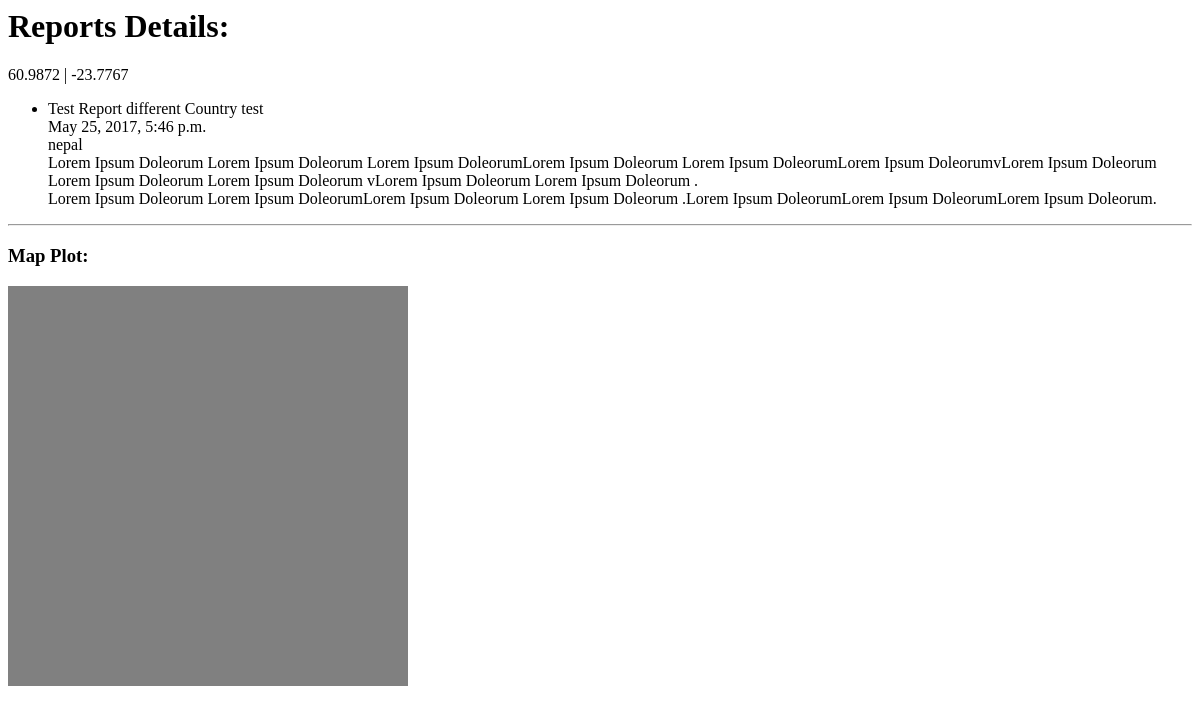
/reports/4/, run on an earlier commit of the app's database.
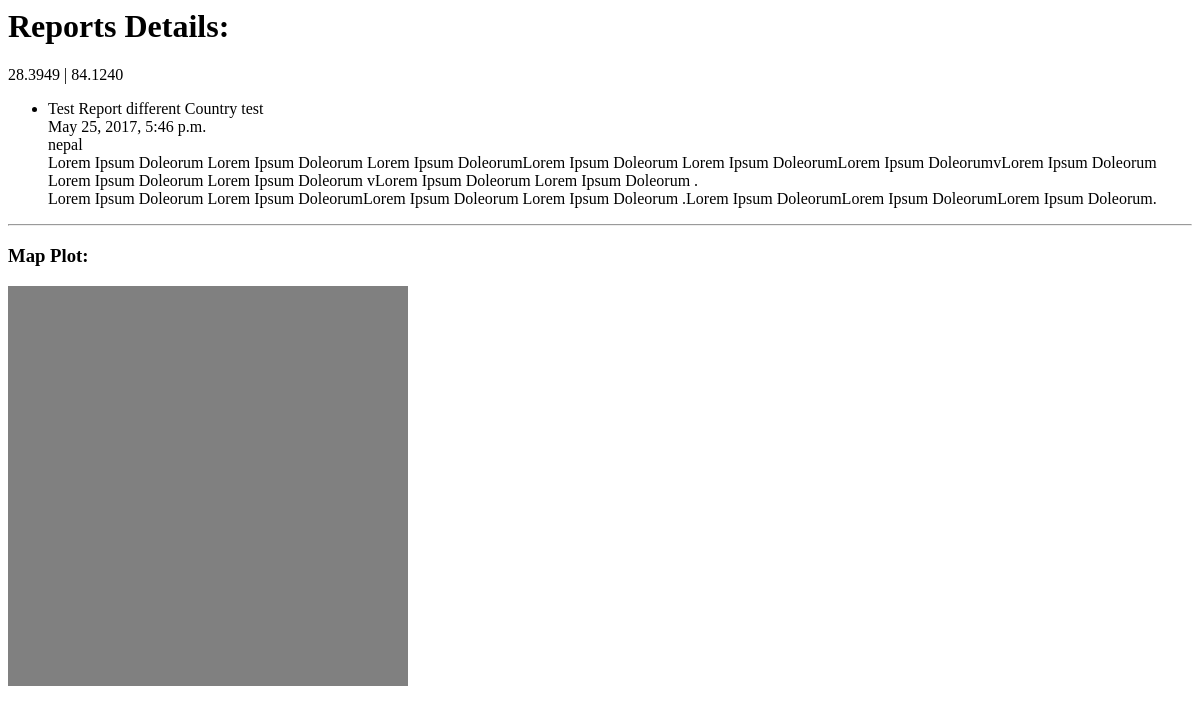
And on a later commit of the database.
### reports/models.py (models this page shows, shortened)
class ReportLoc(models.Model):
	report = models.OneToOneField(Report)
	latitude = models.DecimalField(max_digits=8, decimal_places=4)
	longitude = models.DecimalField(max_digits=8, decimal_places=4)

### reports/views.py (the view)
# urls.py: url(r'^(?P<pk>[0-9]+)/$', ReportDetail.as_view(), name="report_detail"),
class ReportDetail(DetailView):
	model = Report
	def get_context_data(self, *args, **kwargs):
		context = super(ReportDetail, self).get_context_data(*args, **kwargs)
		report_pk = self.kwargs.get("pk")
		loc = get_object_or_404(ReportLoc, pk=report_pk)
		context["lat"] = loc.latitude
		context["long"] = loc.longitude
		return context

### templates/reports/report_detail.html (shortened to what this page needs)
<html>
	<head>
	</head>
	<body>
		<h1>Reports Details: </h1>
		<span id="lat">{{ lat }}</span> |  <span id="long">{{ long }}</span>
		<ul>
			<li>
				{{ object.title }} <br>
				{{ object.created_at }} <br>
				{{ object.location }} <br>
				<span id="rep_desc">{{ object.description }}</span> <br>
				{{ object.advice }}
			</li>
		</ul>
		<hr>
		<h3>Map Plot:</h3>
		<div id="gmaps" style="width: 400px; height: 400px; background-color: grey;"></div>
	</body>
</html>

What changed in the data, as far as the page shows it:
changed ReportLoc: latitude "60.9872" → "28.3949"; longitude "-23.7767" → "84.1240"
